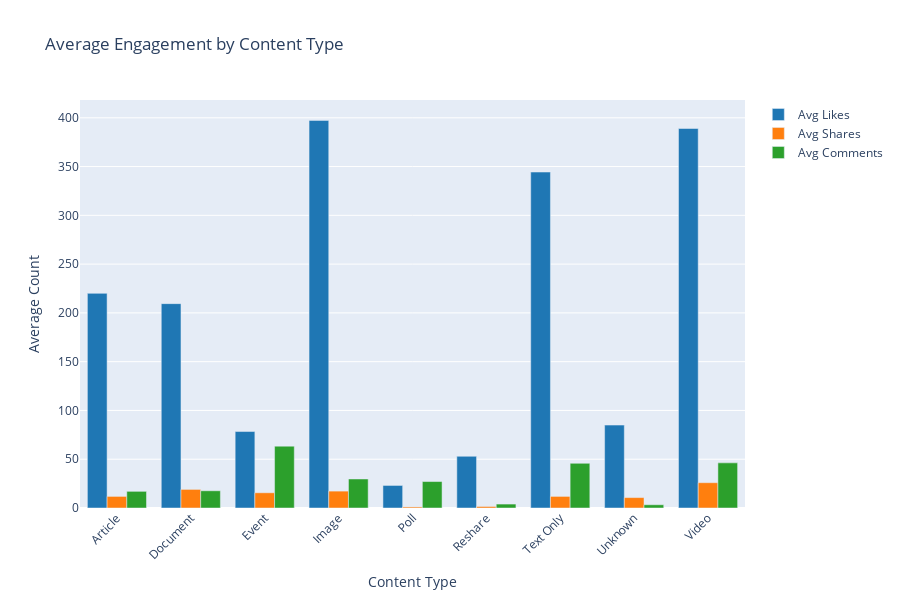

Write notebook code for a chart like this one.
### Code cell
# Create grouped bar chart
content_summary = df.groupby('primary_content_type').agg({
    'numLikes': 'mean',
    'numShares': 'mean',
    'numComments': 'mean'
}).round(2).reset_index()

fig = go.Figure()

fig.add_trace(go.Bar(
    x=content_summary['primary_content_type'],
    y=content_summary['numLikes'],
    name='Avg Likes',
    marker_color='#1f77b4'
))

fig.add_trace(go.Bar(
    x=content_summary['primary_content_type'],
    y=content_summary['numShares'],
    name='Avg Shares',
    marker_color='#ff7f0e'
))

fig.add_trace(go.Bar(
    x=content_summary['primary_content_type'],
    y=content_summary['numComments'],
    name='Avg Comments',
    marker_color='#2ca02c'
))

fig.update_layout(
    title='Average Engagement by Content Type',
    xaxis_title='Content Type',
    yaxis_title='Average Count',
    barmode='group',
    height=600,
    xaxis_tickangle=-45
)

fig.show()
fig.write_html('../output/figures/engagement_by_content_type.html')

### Figure 1 — Plotly figure (JSON) as saved in the notebook; plotly's stock layout.template omitted (floating-point values rounded to 4 significant figures)
{"data": [{"marker": {"color": "#1f77b4"}, "name": "Avg Likes", "type": "bar", "x": ["Article", "Document", "Event", "Image", "Poll", "Reshare", "Text Only", "Unknown", "Video"], "y": [220.0, 209.5, 78.4, 397.3, 23.12, 53.01, 344.4, 85.0, 389.0]}, {"marker": {"color": "#ff7f0e"}, "name": "Avg Shares", "type": "bar", "x": ["Article", "Document", "Event", "Image", "Poll", "Reshare", "Text Only", "Unknown", "Video"], "y": [11.88, 19.06, 15.6, 17.31, 1.08, 1.55, 11.88, 10.67, 25.93]}, {"marker": {"color": "#2ca02c"}, "name": "Avg Comments", "type": "bar", "x": ["Article", "Document", "Event", "Image", "Poll", "Reshare", "Text Only", "Unknown", "Video"], "y": [17.08, 17.65, 63.4, 29.75, 27.12, 4.03, 45.84, 3.33, 46.27]}], "layout": {"barmode": "group", "height": 600, "title": {"text": "Average Engagement by Content Type"}, "xaxis": {"tickangle": -45, "title": {"text": "Content Type"}}, "yaxis": {"title": {"text": "Average Count"}}}}
